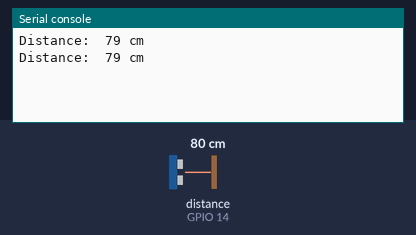
The program below on a simulated ESP32 board running MicroPython. Parts: the last lines printed to the serial console. Inputs (shaded band) come from the test bench; at power-on: distance to the obstacle (sensor on GPIO 14) 80 cm. The echo pulse lasts 58.3 µs per cm.

Above: at 3.2 s.
3.3 s: distance to the obstacle (sensor on GPIO 14) set to 2 cm
At 4.4 s:
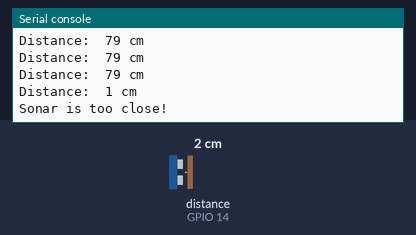
6.0 s: distance to the obstacle (sensor on GPIO 14) set to 4 cm
At 6.4 s:
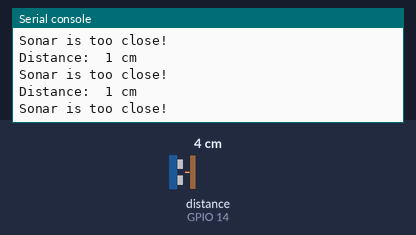
Timing chart, 0 to 9.0 s (numbered marks = the images above; inputs shaded):
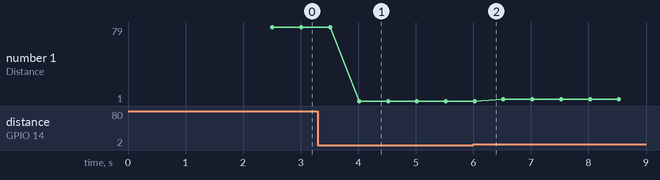

Measured:
- after the input at 3.3 s, the serial console: prints a new line after 0.72 s (image 1)
- plotted number 1: 79 → 1 after the input at 3.3 s, 1 → 3 after the input at 6.0 s

The program:

Ultrasonic_Ranging_Explorations.py
```python
from machine import Pin
import time

trigPin=Pin(13,Pin.OUT,0)
echoPin=Pin(14,Pin.IN,0)

soundVelocity=340
distance=0

def getSonar():
    trigPin.value(1)
    time.sleep_us(10)
    trigPin.value(0)
    while not echoPin.value():
        pass
    pingStart=time.ticks_us()
    while echoPin.value():
        pass
    pingStop=time.ticks_us()
    pingTime=time.ticks_diff(pingStop,pingStart)
    distance=pingTime*soundVelocity//2//10000
    if pingTime < 80000: #If Sonar takes too long to ping, it'll return None instead of an int.
        return int(distance)
    else:
        print("Couldn't get distance")
        return

time.sleep_ms(2000)
while True:
    current_distance = getSonar()
    time.sleep_ms(500)
    print('Distance: ',current_distance,'cm' )
    if current_distance <= 5: #If something is too close to the Sonar, the user gets notified.
        print("Sonar is too close!")
```
